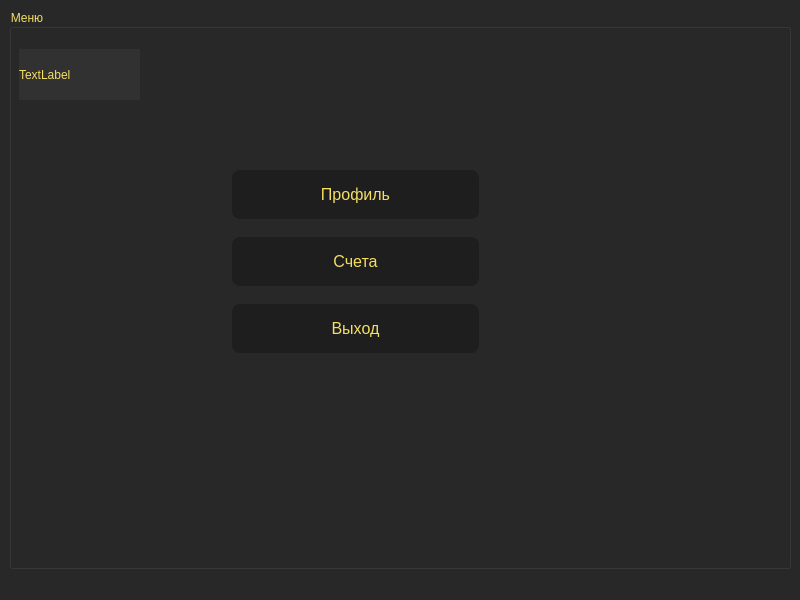
<?xml version="1.0" encoding="UTF-8"?>
<ui version="4.0">
 <class>MainWindow2</class>
 <widget class="QMainWindow" name="MainWindow2">
  <property name="geometry">
   <rect>
    <x>0</x>
    <y>0</y>
    <width>800</width>
    <height>600</height>
   </rect>
  </property>
  <property name="windowTitle">
   <string>MainWindow</string>
  </property>
  <property name="styleSheet">
   <string notr="true">
color: rgb(244, 222, 100);
font: 25 8pt &quot;Comfortaa&quot;;
background-color: #282828; </string>
  </property>
  <widget class="QWidget" name="centralwidget">
   <layout class="QGridLayout" name="gridLayout">
    <item row="0" column="0">
     <widget class="QGroupBox" name="groupBox">
      <property name="styleSheet">
       <string notr="true">background-color: #282828;</string>
      </property>
      <property name="title">
       <string>Меню</string>
      </property>
      <widget class="QLabel" name="label">
       <property name="geometry">
        <rect>
         <x>10</x>
         <y>40</y>
         <width>121</width>
         <height>51</height>
        </rect>
       </property>
       <property name="styleSheet">
        <string notr="true">background-color: #313131</string>
       </property>
       <property name="text">
        <string>TextLabel</string>
       </property>
      </widget>
      <widget class="QWidget" name="">
       <property name="geometry">
        <rect>
         <x>221</x>
         <y>153</y>
         <width>251</width>
         <height>201</height>
        </rect>
       </property>
       <layout class="QVBoxLayout" name="verticalLayout">
        <item>
         <widget class="QPushButton" name="pushButton">
          <property name="styleSheet">
           <string notr="true">background-color: #1E1E1E;
    border: none;
    color: rgb(244, 222, 100); 
    padding: 15px 32px; 
    text-align: center; 
    text-decoration: none;

    font-size: 16px; 
    margin: 4px 2px; 
    border-radius: 8px; 
</string>
          </property>
          <property name="text">
           <string>Профиль</string>
          </property>
         </widget>
        </item>
        <item>
         <widget class="QPushButton" name="pushButton_2">
          <property name="styleSheet">
           <string notr="true">background-color: #1E1E1E; 
    border: none;
    color: rgb(244, 222, 100); 
    padding: 15px 32px; 
    text-align: center; 
    text-decoration: none;

    font-size: 16px; 
    margin: 4px 2px; 
    border-radius: 8px; 
</string>
          </property>
          <property name="text">
           <string>Счета</string>
          </property>
         </widget>
        </item>
        <item>
         <widget class="QPushButton" name="pushButton_3">
          <property name="styleSheet">
           <string notr="true">background-color: #1E1E1E; 
    border: none;
    color: rgb(244, 222, 100); 
    padding: 15px 32px; 
    text-align: center; 
    text-decoration: none;

    font-size: 16px; 
    margin: 4px 2px; 
    border-radius: 8px; 
</string>
          </property>
          <property name="text">
           <string>Выход</string>
          </property>
         </widget>
        </item>
       </layout>
      </widget>
     </widget>
    </item>
   </layout>
  </widget>
  <widget class="QMenuBar" name="menubar">
   <property name="geometry">
    <rect>
     <x>0</x>
     <y>0</y>
     <width>800</width>
     <height>24</height>
    </rect>
   </property>
  </widget>
  <widget class="QStatusBar" name="statusbar"/>
 </widget>
 <resources/>
 <connections/>
</ui>
